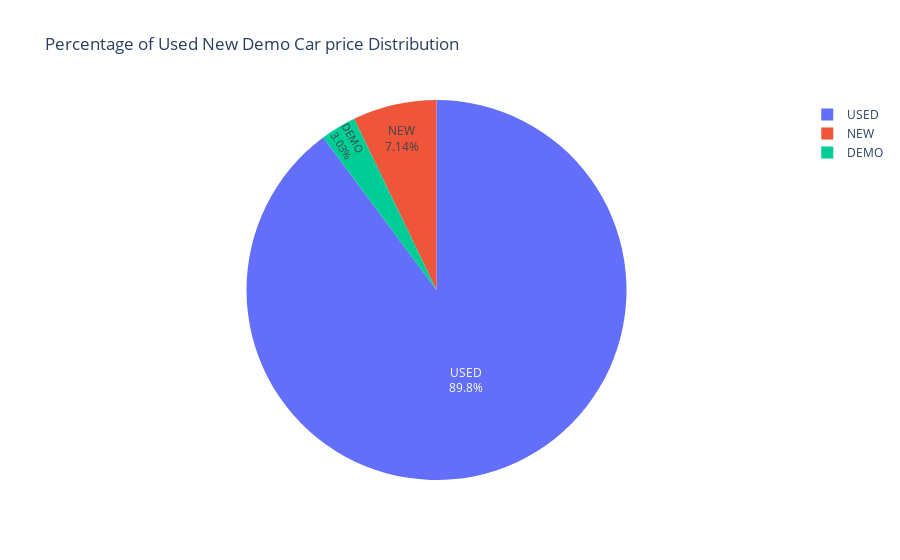

Notebook source saved alongside this figure:
### Code cell
# How we can achive the same through Data Visualization
brand_price_df = dataset.groupby(by='UsedOrNew').agg({'Price': 'count'}).rename(columns={'UsedOrNew': 'Used Or New',
                                                'Price': 'Total Price'}).reset_index()
brand_price_df = brand_price_df.sort_values('Total Price', ascending=False)
brand_price_df
fig = px.pie(brand_price_df, names='UsedOrNew', values='Total Price', color='UsedOrNew',
title='Percentage of Used New Demo Car price Distribution').update_traces(textposition='inside', textinfo='percent+label')
fig.show()

### Figure 1 — Plotly figure (JSON) as saved in the notebook; plotly's stock layout.template omitted (floating-point values rounded to 4 significant figures)
{"data": [{"customdata": [["USED"], ["NEW"], ["DEMO"]], "domain": {"x": [0, 1], "y": [0, 1]}, "hovertemplate": "UsedOrNew=%{customdata[0]}<br>Total Price=%{value}<extra></extra>", "labels": ["USED", "NEW", "DEMO"], "legendgroup": "", "marker": {"colors": ["#636efa", "#EF553B", "#00cc96"]}, "name": "", "showlegend": true, "textinfo": "percent+label", "textposition": "inside", "type": "pie", "values": [14984, 1191, 506]}], "layout": {"autosize": true, "legend": {"tracegroupgap": 0}, "title": {"text": "Percentage of Used New Demo Car price Distribution"}}}
